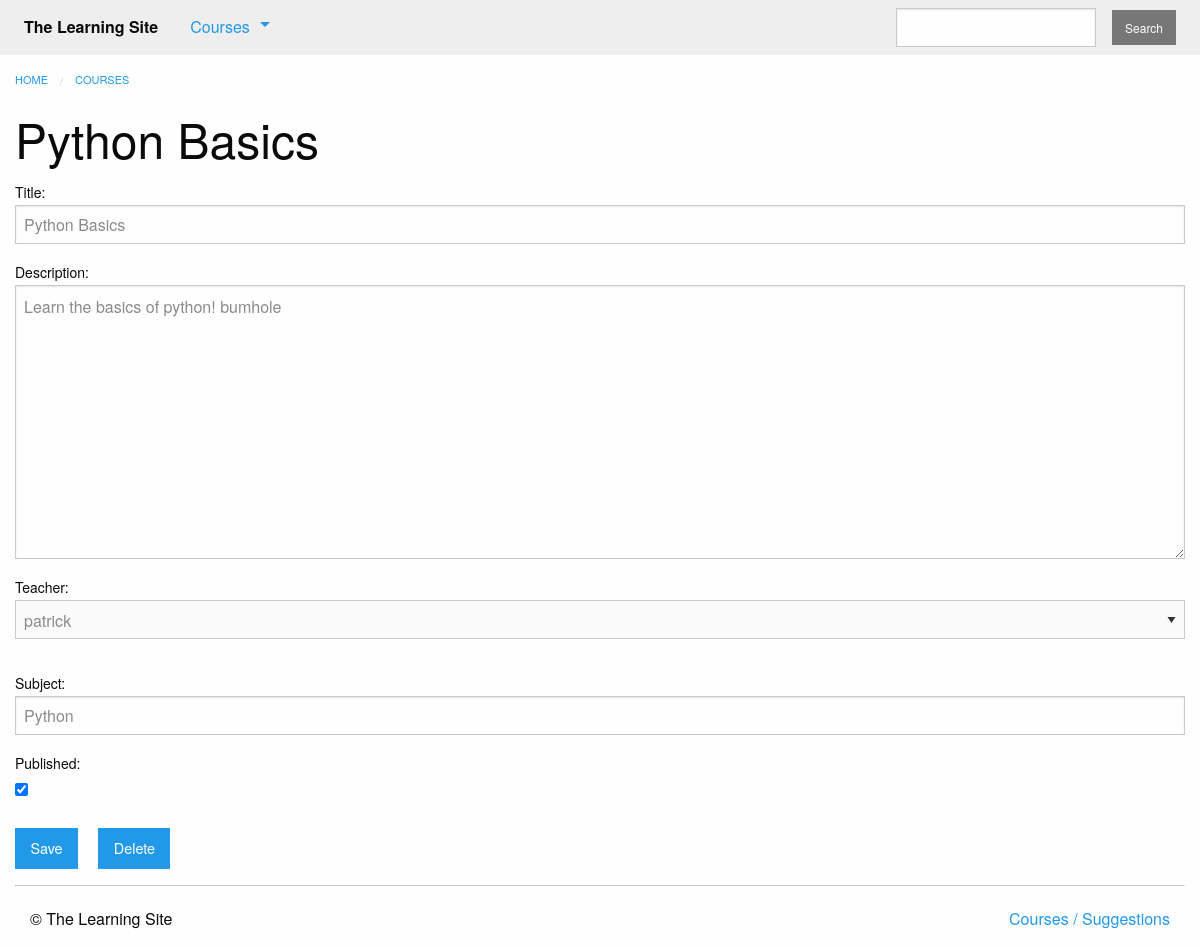
Before: /courses/edit_course/1/ (signed in) with the older database file.
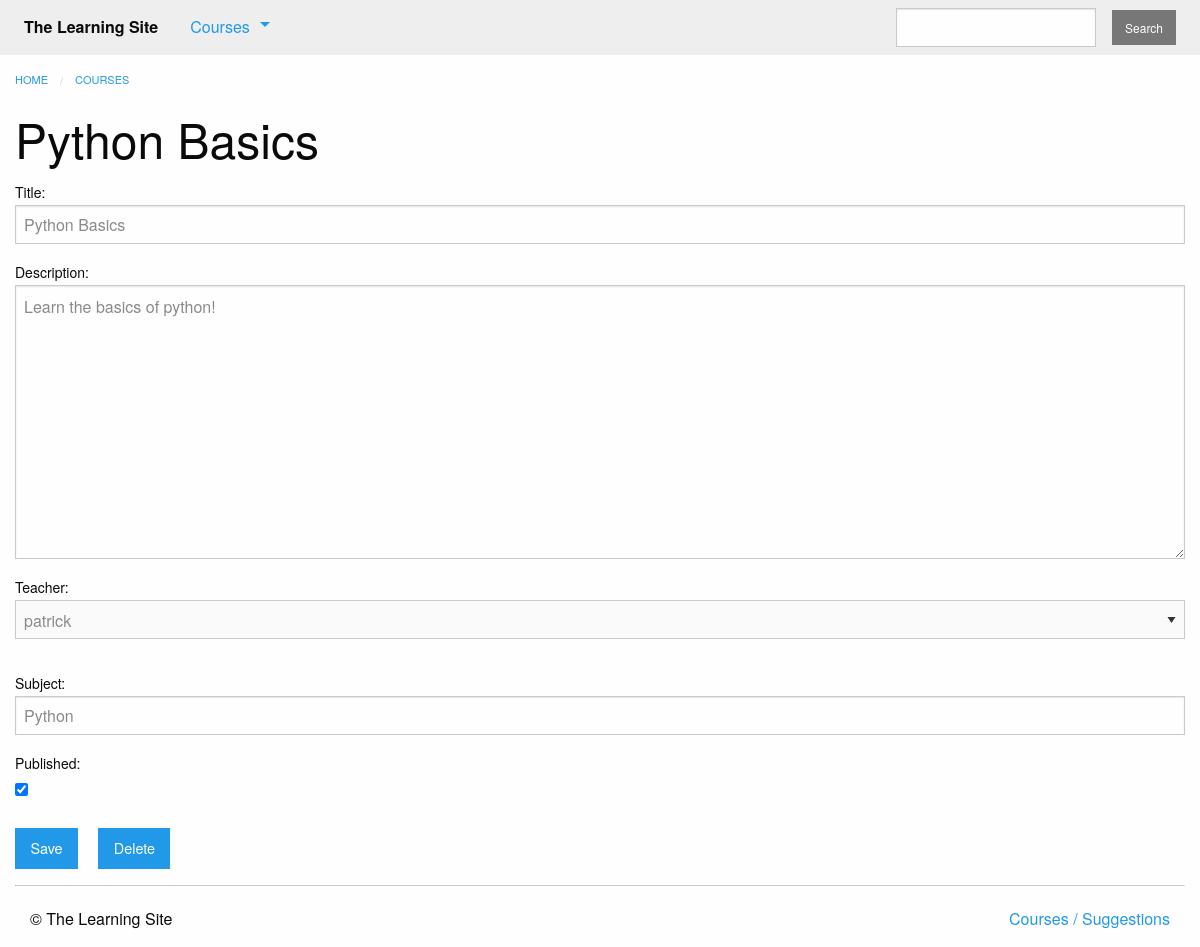
After: the same page with the newer database file.
### courses/models.py (models this page shows, shortened)
class Course(models.Model):
    created_at = models.DateTimeField(auto_now_add=True)
    title = models.CharField(max_length=255)
    description = models.TextField()
    teacher = models.ForeignKey(User, on_delete=models.CASCADE)
    subject = models.CharField(default='', max_length=100)
    published = models.BooleanField(default=False)

### courses/views.py (the view, shortened to what this page needs)
# urls.py: path('edit_course/<int:course_pk>/', views.course_edit, name='course_edit'),
@login_required
def course_edit(request, course_pk):
    course = get_object_or_404(models.Course, pk=course_pk)
    form = forms.CourseForm(instance=course)
    return render(request, 'courses/course_form.html', {'form': form, 'course': course})

### courses/forms.py
class CourseForm(forms.ModelForm):
    class Meta:
        model = models.Course
        fields = [
            'title',
            'description',
            'teacher',
            'subject',
            'published'
        ]

### courses/templatetags/course_extras.py (called while the page is built)
@register.inclusion_tag('courses/course_nav.html')
def nav_courses_list():
    courses = Course.objects.filter(published=True).order_by('-created_at').values('id', 'title')[:5]
    return {'courses': courses}

### courses/templates/courses/course_form.html (shortened to what this page needs)
{% extends "courses/layout.html" %}
{% block content %}
<div class="columns">
    {{ block.super }}
    <h1>{{ form.instance.title|default:"Make a New Course" }}</h1>
    <form method="POST" action="">
        {{ form.as_p }}
        <input type="submit" class="button" name='course_save' value="Save">
        {% if form.instance.pk %}
        <input  type="submit" class="button" name='course_delete'
                value="Delete" onclick="return confirm('Are you sure you want to delete the course?')">
        {% endif %}
    </form>
</div>
{% endblock %}

Changed rows visible on the page:
changed Course "Python Basics": description "Learn the basics of python! bumhole" → "Learn the basics of python!"
